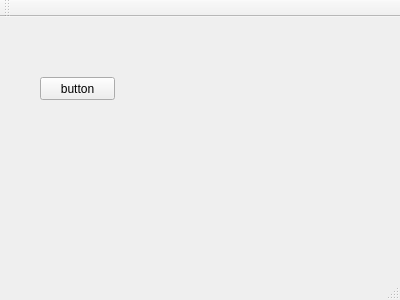
<?xml version="1.0" encoding="UTF-8"?>
<ui version="4.0">
 <class>MainWindow</class>
 <widget class="QMainWindow" name="MainWindow">
  <property name="geometry">
   <rect>
    <x>0</x>
    <y>0</y>
    <width>400</width>
    <height>300</height>
   </rect>
  </property>
  <property name="windowTitle">
   <string>MainWindow</string>
  </property>
  <widget class="QWidget" name="centralWidget">
   <widget class="QPushButton" name="pushButton">
    <property name="geometry">
     <rect>
      <x>40</x>
      <y>60</y>
      <width>75</width>
      <height>23</height>
     </rect>
    </property>
    <property name="text">
     <string>button</string>
    </property>
   </widget>
  </widget>
  <widget class="QMenuBar" name="menuBar">
   <property name="geometry">
    <rect>
     <x>0</x>
     <y>0</y>
     <width>400</width>
     <height>23</height>
    </rect>
   </property>
  </widget>
  <widget class="QToolBar" name="mainToolBar">
   <attribute name="toolBarArea">
    <enum>TopToolBarArea</enum>
   </attribute>
   <attribute name="toolBarBreak">
    <bool>false</bool>
   </attribute>
  </widget>
  <widget class="QStatusBar" name="statusBar"/>
 </widget>
 <layoutdefault spacing="6" margin="11"/>
 <resources/>
 <connections/>
</ui>
